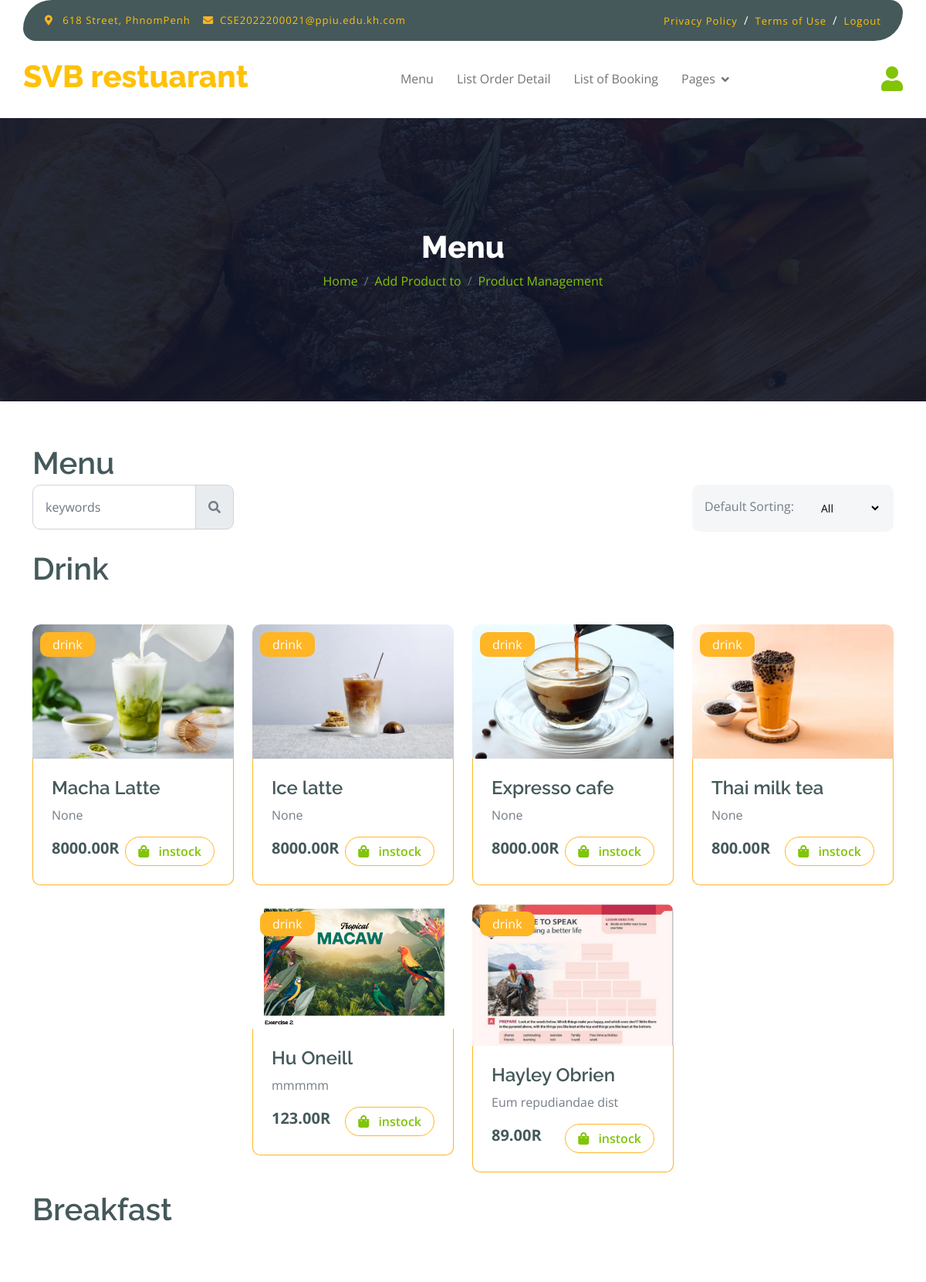
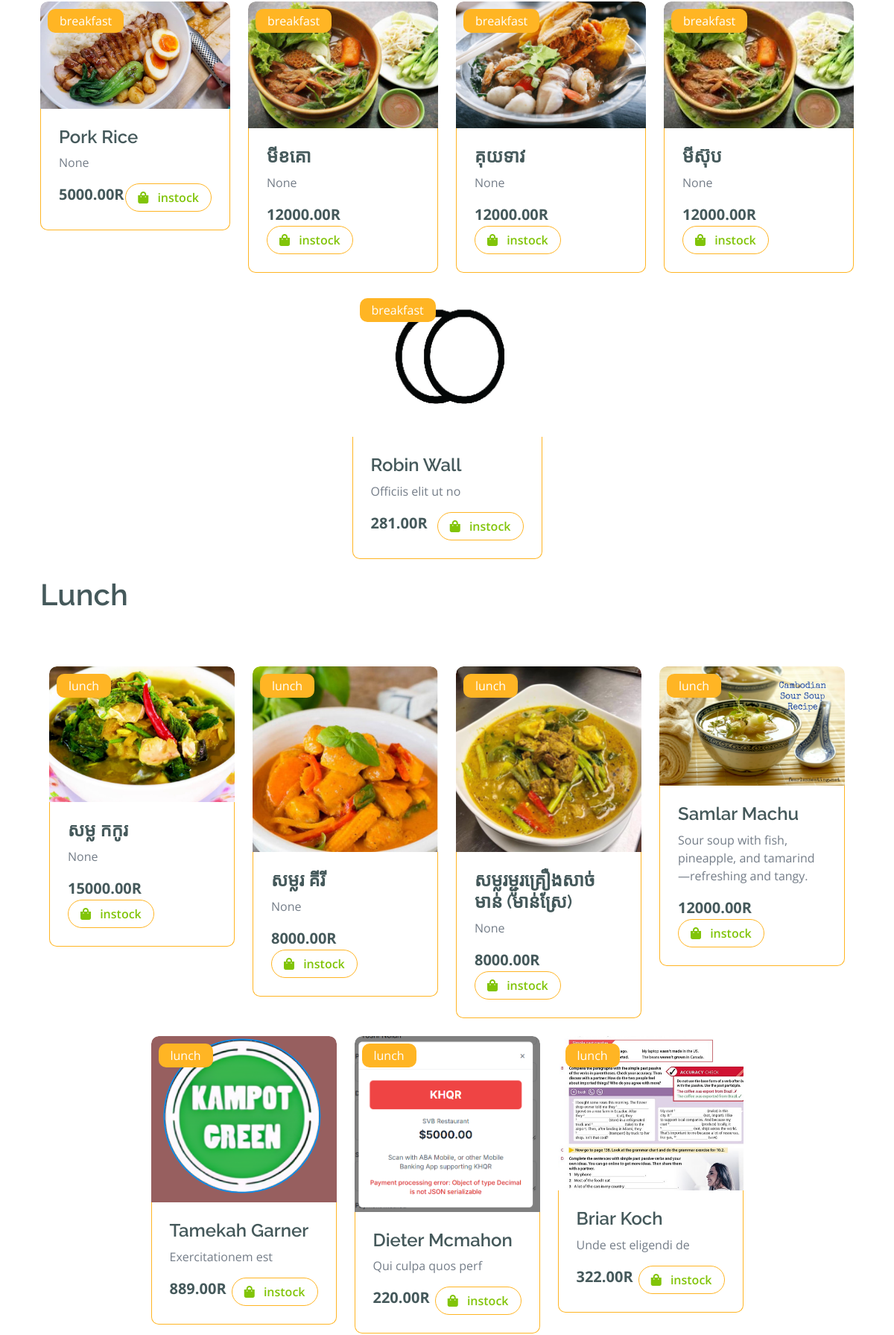
Screenshot of /shop.html (upper part) with the database file from the repository (2 pictures, top to bottom).
### myapp/models.py (models this page shows, shortened)
class Product(models.Model):
    name = models.CharField(max_length=200)
    description = models.CharField(max_length=250 ,default="" , blank=True , null=True )
    price =models.DecimalField(default=0 ,decimal_places=2 , max_digits=10)
    category = models.ForeignKey(Categories,on_delete=models.CASCADE , default=0)
    image = models.ImageField(upload_to='uploads/product')

class Categories(models.Model):
    name = models.CharField(max_length=50)
    def __str__(self):
        return self.name

### myapp/views.py (the view)
# urls.py: path('shop.html',svb_restuarant.shop),
def shop(request):
    products = Product.objects.all()
    return render (request,'shop.html', {'products': products} , )

### myapp/templates/shop.html (shortened to what this page needs)
{% extends 'base_order.html'%}
{% block content%}
        <div class="container-xxl py-5 bg-dark page-header mb-5">
            <div class="container my-5 py-5">
            <h1 class="text-center text-white display-6">Menu</h1>
            <ol class="breadcrumb justify-content-center mb-0">
                <li class="breadcrumb-item"><a href="#">Home</a></li>
                <li class="breadcrumb-item"><a href="add_product.html">Add Product to</a></li>
                <li class="breadcrumb-item"> <a href = 'add_product.html'>  Product Management</a></li>
            </ol>
                    </div>
        </div>
        <div class="container-fluid fruite py-1">
            <div class="container py-1">
                <h1 class="mb-1">Menu</h1>
                <div class="row g-4">
                    <div class="col-lg-12">
                        <div class="row g-4">
                            <div class="col-xl-3">
                                <div class="input-group w-100 mx-auto d-flex">
                                    <input type="search" class="form-control p-3" placeholder="keywords" aria-describedby="search-icon-1">
                                    <span id="search-icon-1" class="input-group-text p-3"><i class="fa fa-search"></i></span>
                                </div>
                            </div>
                            <div class="col-6"></div>
                            <div class="col-xl-3">
                                <div class="bg-light ps-3 py-3 rounded d-flex justify-content-between mb-4">
                                    <label for="fruits">Default Sorting:</label>
                                    <select id="fruits" name="fruitlist" class="border-0 form-select-sm bg-light me-3" form="fruitform">
                                        <option value="volvo">All</option>
                                    </select>
                                </div>
                            </div>
                        </div>
                        <div class="row g-4">
                                <h1 class="mb-4">Drink</h1>
                                    <div class="container">
                                    <div class="row g-4 justify-content-center d-flex flex-wrap">
                                    {% for product in products%}
                                        {% if product.category|lower == 'drink'%}
                                    <div class="col-md-4 col-lg-3 col-xl-3">
                                        <div class="rounded position-relative fruite-item product-item" data-id="{{ product.id }}" data-name="{{ product.name }}" data-description="{{ product.description }}" data-price="{{ product.price }}" data-category="{{ product.category|lower }}">
                                            <div class="fruite-img">
                                                <img src="{{ product.image.url }}" class="img-fluid w-100 rounded-top" alt="">
                                            </div>
                                            <div class="text-white bg-secondary px-3 py-1 rounded position-absolute" style="top: 10px; left: 10px;">{{ product.category}}</div>
                                                <div class="p-4 border border-secondary border-top-0 rounded-bottom" >
                                                    <h4>{{ product.name }}</h4>
                                                    <p>{{ product.description }}</p>
                                                    <div class="d-flex justify-content-between flex-lg-wrap">
                                                        <p class="text-dark fs-5 fw-bold mb-0"> {{ product.price }}R</p>
                                                        <a href="#" class="btn border border-secondary rounded-pill px-3 text-primary"><i class="fa fa-shopping-bag me-2 text-primary"></i> instock</a>
                                                    </div>
                                                </div>
                                            </div>
                                        </div>
                                        {% endif%}
                                    {% endfor%}
                                        <h1 class="mb-4">Breakfast</h1>
                                        <div class="row g-4 justify-content-center">
                                            {% for product in products%}
                                            {% if product.category|lower == 'breakfast'%}
                                            <div class="col-md-6 col-lg-3 col-xl-3">
                                                <div class="rounded position-relative fruite-item product-item" data-id="{{ product.id }}" data-name="{{ product.name }}" data-description="{{ product.description }}" data-price="{{ product.price }}" data-category="{{ product.category|lower }}">
                                                    <div class="fruite-img">
                                                        <img src="{{ product.image.url }}" class="img-fluid w-100 rounded-top" alt="">
                                                    </div>
                                                    <div class="text-white bg-secondary px-3 py-1 rounded position-absolute" style="top: 10px; left: 10px;">{{ product.category}}</div>
                                                    <div class="p-4 border border-secondary border-top-0 rounded-bottom" >
                                                        <h4>{{ product.name }}</h4>
                                                        <p>{{ product.description }}</p>
                                                        <div class="d-flex justify-content-between flex-lg-wrap">
                                                            <p class="text-dark fs-5 fw-bold mb-0"> {{ product.price }}R</p>
                                                            <a href="#" class="btn border border-secondary rounded-pill px-3 text-primary"><i class="fa fa-shopping-bag me-2 text-primary"></i> instock</a>
                                                        </div>
                                                    </div>
                                                </div>
                                            </div>
                                            {% endif%}
                                            {% endfor%}
                                            <h1 class="mb-4">Lunch</h1>
                                            <div class="row g-4 justify-content-center">
                                                {% for product in products %}
                                                {% if product.category|lower == 'lunch' %}
                                                <div class="col-md-6 col-lg-3 col-xl-3">
                                                    <div class="rounded position-relative fruite-item product-item" data-id="{{ product.id }}" data-name="{{ product.name }}" data-description="{{ product.description }}" data-price="{{ product.price }}" data-category="{{ product.category|lower }}">
                                                        <div class="fruite-img">
                                                            <img src="{{ product.image.url }}" class="img-fluid w-100 rounded-top" alt="">
                                                        </div>
                                                        <div class="text-white bg-secondary px-3 py-1 rounded position-absolute" style="top: 10px; left: 10px;">
                                                            {{ product.category }}
                                                        </div>
                                                        <div class="p-4 border border-secondary border-top-0 rounded-bottom">
                                                            <h4>{{ product.name }}</h4>
                                                            <p>{{ product.description }}</p>
                                                            <div class="d-flex justify-content-between flex-lg-wrap">
                                                                <p class="text-dark fs-5 fw-bold mb-0">{{ product.price }}R</p>
                                                                <a href="#" class="btn border border-secondary rounded-pill px-3 text-primary"><i class="fa fa-shopping-bag me-2 text-primary"></i> instock</a>
                                                            </div>
                                                        </div>
                                                    </div>
                                                </div>
                                                {% endif %}
                                                {% endfor %}
                                            </div>
                                </div>
                            </div>
                        </div>
                    </div>
                </div>
            </div>
        </div>
{%endblock%}

### static/static1/css/style.css (style rules this page uses)
.btn { font-weight: 600; transition: .5s; }
.btn.border-secondary { transition: 0.5s; }
.page-header { position: relative; background: linear-gradient(rgba(15, 23, 43, .9), rgba(15, 23, 43, .9)), url(../img/bg-hero.jpg); background-position: center center; background-repeat: no-repeat; background-size: cover; }
@media (min-width: 992px) { .hero-header, .page-header { margin-top: 152px !important; } }
.fruite .fruite-item { height: 100%; transition: 0.5s; }
.fruite .fruite-item .fruite-img { overflow: hidden; transition: 0.5s; border-radius: 10px 10px 0 0; }
.fruite .fruite-item .fruite-img img { transition: 0.5s; }

### rows the page displays
Product: image (picture), category "drink", name "Macha Latte", description "None", price "8000.00"
Product: image (picture), category "drink", name "Ice latte", description "None", price "8000.00"
Product: image (picture), category "drink", name "Expresso cafe", description "None", price "8000.00"
Product: image (picture), category "drink", name "Thai milk tea", description "None", price "800.00"
Product: image (picture), category "drink", name "Hu Oneill", description "mmmmm", price "123.00"
Product: image (picture), category "drink", name "Hayley Obrien", description "Eum repudiandae dist", price "89.00"
Product: image (picture), category "breakfast", name "Pork Rice", description "None", price "5000.00"
Product: image (picture), category "breakfast", name "មីខគោ", description "None", price "12000.00"
Product: image (picture), category "breakfast", name "គុយទាវ", description "None", price "12000.00"
Product: image (picture), category "breakfast", name "មីស៊ុប", description "None", price "12000.00"
Product: image (picture), category "breakfast", name "Robin Wall", description "Officiis elit ut no", price "281.00"
Product: image (picture), category "lunch", name "សម្ល កកូរ", description "None", price "15000.00"
Product: image (picture), category "lunch", name "សម្លរ គីរី", description "None", price "8000.00"
Product: image (picture), category "lunch", name "សម្លរម្ជូរគ្រឿងសាច់មាន់ (មាន់ស្រែ)", description "None", price "8000.00"
Product: image (picture), category "lunch", name "Samlar Machu", description "Sour soup with fish, pineapple, and tamarind—refreshing and tangy.", price "12000.00"
Product: image (picture), category "lunch", name "Tamekah Garner", description "Exercitationem est", price "889.00"
Product: image (picture), category "lunch", name "Dieter Mcmahon", description "Qui culpa quos perf", price "220.00"
Product: image (picture), category "lunch", name "Briar Koch", description "Unde est eligendi de", price "322.00"
